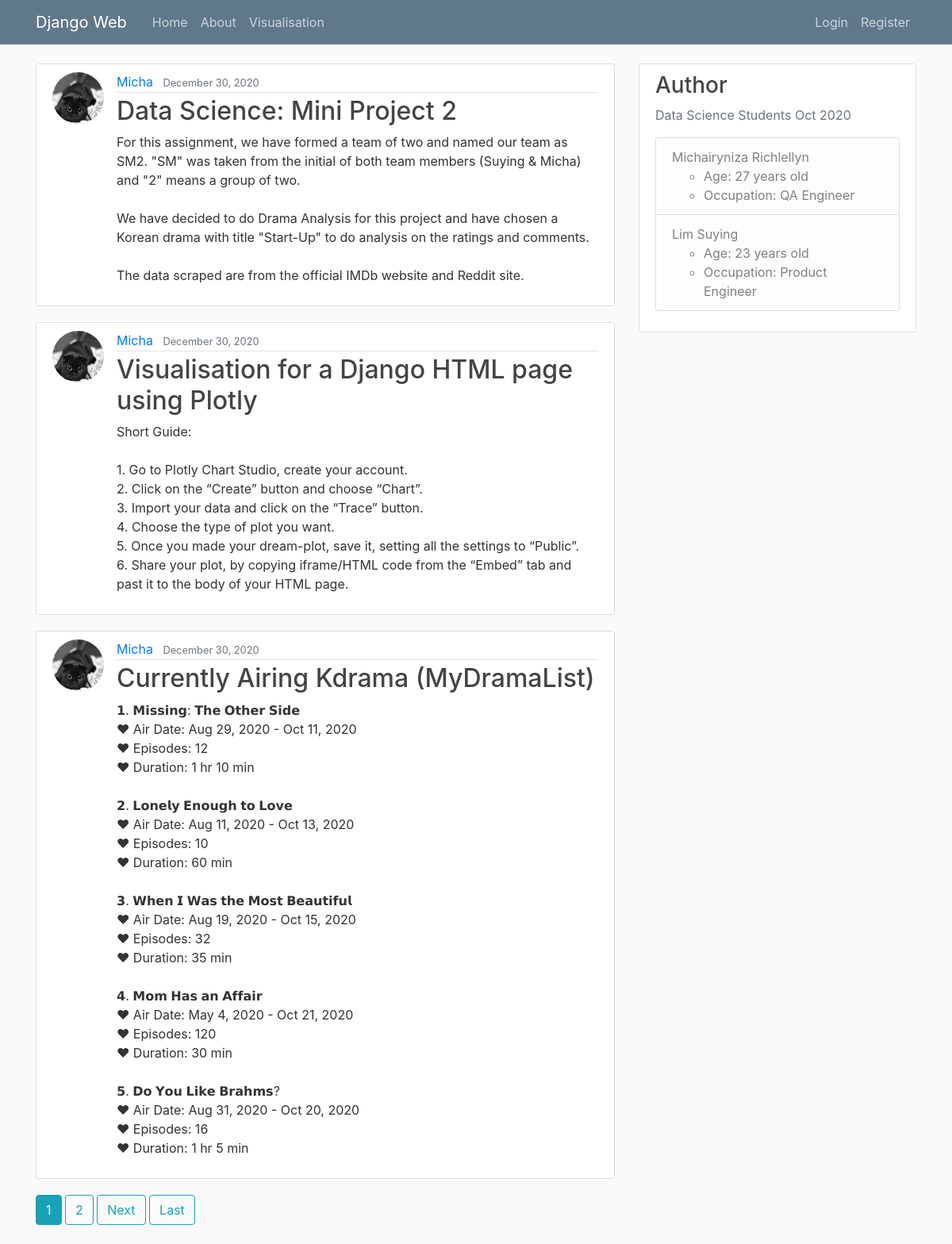
The page / on the database its author committed.
### blog/models.py (models this page shows, shortened)
class Post(models.Model):
    title = models.CharField(max_length=100)
    content = models.TextField()
    date_posted = models.DateTimeField(default=timezone.now)
    author = models.ForeignKey(User, on_delete=models.CASCADE)

### users/models.py (models this page shows, shortened)
class Profile(models.Model):
    user = models.OneToOneField(User, on_delete=models.CASCADE)
    image = models.ImageField(default='default.jpg', upload_to='profile_pics')

### blog/views.py (the view)
# urls.py: path('', PostListView.as_view(), name='blog-home'),
class PostListView(ListView):
    model = Post
    template_name = 'blog/home.html'  # <app>/<model>_<viewtype>.html
    context_object_name = 'posts'
    ordering = ['date_posted']
    paginate_by = 3

### blog/templates/blog/home.html (shortened to what this page needs)
 {% extends "blog/base.html" %} {% block content %} {% for post in posts %}
<article class="media content-section">
    <img class="rounded-circle article-img" src="{{ post.author.profile.image.url }}">
    <div class="media-body">
        <div class="article-metadata">
            <a class="mr-2" href="{% url 'user-posts' post.author.username %}">{{ post.author }}</a>
            <small class="text-muted">{{ post.date_posted|date:"F d, Y" }}</small>
        </div>
        <h2><a class="article-title" href="{% url 'post-detail' post.id %}">{{ post.title }}</a></h2>
        <p class="article-content">{{ post.content }}</p>
    </div>
</article>
{% endfor %} {% if is_paginated %}  {% for num in page_obj.paginator.page_range %} {% if page_obj.number == num %}
<a class="btn btn-info mb-4" href="?page={{ num }}">{{ num }}</a> {% elif num > page_obj.number|add:'-3' %}
<a class="btn btn-outline-info mb-4" href="?page={{ num }}">{{ num }}</a> {% endif %} {% endfor %} {% if page_obj.has_next %}
<a class="btn btn-outline-info mb-4" href="?page={{ page_obj.next_page_number }}">Next</a>
<a class="btn btn-outline-info mb-4" href="?page={{ page_obj.paginator.num_pages }}">Last</a> {% endif %} {% endif %} {% endblock content %}

### blog/templates/blog/base.html (shortened to what this page needs)
{% load static %}
<!DOCTYPE html>
<html>
<head>
    <link rel="stylesheet" href="https://maxcdn.bootstrapcdn.com/bootstrap/4.0.0/css/bootstrap.min.css">
    <link rel="stylesheet" type="text/css" href="{% static 'blog/main.css' %}">
</head>
<body>
    <header class="site-header">
        <nav class="navbar navbar-expand-md navbar-dark bg-steel fixed-top">
            <div class="container">
                <a class="navbar-brand mr-4" href="{% url 'blog-home' %}">Django Web</a>
                <div class="collapse navbar-collapse" id="navbarToggle">
                    <div class="navbar-nav mr-auto">
                        <a class="nav-item nav-link" href="{% url 'blog-home' %}">Home</a>
                        <a class="nav-item nav-link" href="{% url 'blog-about' %}">About</a>
                        <a class="nav-item nav-link" href="{% url 'my-chart' %}">Visualisation</a>
                    </div>
                    <div class="navbar-nav">
                        {% if user.is_authenticated %}
                        <a class="nav-item nav-link" href="{% url 'post-create' %}">New Post</a>
                        <a class="nav-item nav-link" href="{% url 'profile' %}">Profile</a>
                        <a class="nav-item nav-link" href="{% url 'logout' %}">Logout</a> {% else %}
                        <a class="nav-item nav-link" href="{% url 'login' %}">Login</a>
                        <a class="nav-item nav-link" href="{% url 'register' %}">Register</a> {% endif %}
                    </div>
                </div>
            </div>
        </nav>
    </header>
    <main role="main" class="container">
        <div class="row">
            <div class="col-md-8">
                 {% block content %}{% endblock %}
            </div>
            <div class="col-md-4">
                <div class="content-section">
                    <h3>Author</h3>
                    <p class='text-muted'>Data Science Students Oct 2020
                        <ul class="list-group">
                            <li class="list-group-item list-group-item-light">Michairyniza Richlellyn
                                <ul>
                                    <li>Age: 27 years old</li>
                                    <li>Occupation: QA Engineer</li>
                                </ul>
                            </li>
                            <li class="list-group-item list-group-item-light">Lim Suying
                                <ul>
                                    <li>Age: 23 years old</li>
                                    <li>Occupation: Product Engineer</li>
                                </ul>
                            </li>
                        </ul>
                    </p>
                </div>
            </div>
        </div>
    </main>
</body>
</html>

### blog/static/blog/main.css (style rules this page uses)
body { background: #fafafa; color: #333333; margin-top: 5rem; }
h1, h2, h3, h4, h5, h6 { color: #444444; }
ul { margin: 0; }
.bg-steel { background-color: #5f788a; }
.site-header .navbar-nav .nav-link { color: #cbd5db; }
.content-section { background: #ffffff; padding: 10px 20px; border: 1px solid #dddddd; border-radius: 3px; margin-bottom: 20px; }
.article-title { color: #444444; }
.article-content { white-space: pre-line; }
.article-img { height: 65px; width: 65px; margin-right: 16px; }
.article-metadata { padding-bottom: 1px; margin-bottom: 4px; border-bottom: 1px solid #e3e3e3 }

### rows shown on the page
Post: author.profile.image (picture), author "Micha", date_posted "December 30, 2020", title "Data Science: Mini Project 2", content "For this assignment, we have formed a team of two and named our team as SM2. \"SM\" was taken from the initial of both team members (Suying & Micha) and \"2\" means a group of two. We have decided to do Drama Analysis for this project and have chosen a Korean drama with title \"Start-Up\" to do analysis on the ratings and comments. The data scraped are from the official IMDb website and Reddit site."
Post: author.profile.image (picture), author "Micha", date_posted "December 30, 2020", title "Visualisation for a Django HTML page using Plotly", content "Short Guide: 1. Go to Plotly Chart Studio, create your account. 2. Click on the “Create” button and choose “Chart”. 3. Import your data and click on the “Trace” button. 4. Choose the type of plot you want. 5. Once you made your dream-plot, save it, setting all the settings to “Public”. 6. Share your plot, by copying iframe/HTML code from the “Embed” tab and past it to the body of your HTML page."
Post: author.profile.image (picture), author "Micha", date_posted "December 30, 2020", title "Currently Airing Kdrama (MyDramaList)", content "𝟭. 𝗠𝗶𝘀𝘀𝗶𝗻𝗴: 𝗧𝗵𝗲 𝗢𝘁𝗵𝗲𝗿 𝗦𝗶𝗱𝗲 ♥ Air Date: Aug 29, 2020 - Oct 11, 2020 ♥ Episodes: 12 ♥ Duration: 1 hr 10 min 𝟮. 𝗟𝗼𝗻𝗲𝗹𝘆 𝗘𝗻𝗼𝘂𝗴𝗵 𝘁𝗼 𝗟𝗼𝘃𝗲 ♥ Air Date: Aug 11, 2020 - Oct 13, 2020 ♥ Episodes: 10 ♥ Duration: 60 min 𝟯. 𝗪𝗵𝗲𝗻 𝗜 𝗪𝗮𝘀 𝘁𝗵𝗲 𝗠𝗼𝘀𝘁 𝗕𝗲𝗮𝘂𝘁𝗶𝗳𝘂𝗹 ♥ Air Date: Aug 19, 2020 - Oct 15, 2020 ♥ Episodes: 32 ♥ Duration: 35 min 𝟰. 𝗠𝗼𝗺 𝗛𝗮𝘀 𝗮𝗻 𝗔𝗳𝗳𝗮𝗶𝗿 ♥ Air Date: May 4, 2020 - Oct 21, 2020 ♥ Episodes: 120 ♥ Duration: 30 min 𝟱. 𝗗𝗼 𝗬𝗼𝘂 𝗟𝗶𝗸𝗲 𝗕𝗿𝗮𝗵𝗺𝘀? ♥ Air Date: Aug 31, 2020 - Oct 20, 2020 ♥ Episodes: 16 ♥ Duration: 1 hr 5 min"

### other values the page prints
{{ num }} "1"
{{ num }} "2"
